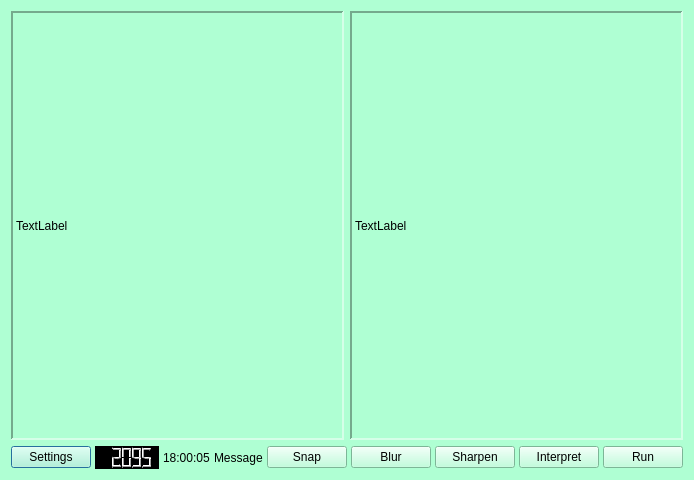
<?xml version="1.0" encoding="UTF-8"?>
<ui version="4.0">
 <class>Dialog</class>
 <widget class="QDialog" name="Dialog">
  <property name="geometry">
   <rect>
    <x>0</x>
    <y>0</y>
    <width>658</width>
    <height>480</height>
   </rect>
  </property>
  <property name="sizePolicy">
   <sizepolicy hsizetype="Preferred" vsizetype="Preferred">
    <horstretch>0</horstretch>
    <verstretch>0</verstretch>
   </sizepolicy>
  </property>
  <property name="windowTitle">
   <string>Kiln Temperature Profiler</string>
  </property>
  <property name="styleSheet">
   <string notr="true">background-color: rgb(175, 255, 211);</string>
  </property>
  <layout class="QVBoxLayout" name="verticalLayout">
   <item>
    <layout class="QHBoxLayout" name="horizontalLayout">
     <item>
      <widget class="QLabel" name="labImage">
       <property name="sizePolicy">
        <sizepolicy hsizetype="Preferred" vsizetype="MinimumExpanding">
         <horstretch>1</horstretch>
         <verstretch>1</verstretch>
        </sizepolicy>
       </property>
       <property name="minimumSize">
        <size>
         <width>320</width>
         <height>200</height>
        </size>
       </property>
       <property name="frameShape">
        <enum>QFrame::Panel</enum>
       </property>
       <property name="frameShadow">
        <enum>QFrame::Sunken</enum>
       </property>
       <property name="lineWidth">
        <number>2</number>
       </property>
       <property name="text">
        <string>TextLabel</string>
       </property>
      </widget>
     </item>
     <item>
      <widget class="QLabel" name="labClippedImage">
       <property name="sizePolicy">
        <sizepolicy hsizetype="Expanding" vsizetype="Expanding">
         <horstretch>1</horstretch>
         <verstretch>1</verstretch>
        </sizepolicy>
       </property>
       <property name="minimumSize">
        <size>
         <width>320</width>
         <height>200</height>
        </size>
       </property>
       <property name="frameShape">
        <enum>QFrame::Panel</enum>
       </property>
       <property name="frameShadow">
        <enum>QFrame::Sunken</enum>
       </property>
       <property name="lineWidth">
        <number>2</number>
       </property>
       <property name="text">
        <string>TextLabel</string>
       </property>
      </widget>
     </item>
    </layout>
   </item>
   <item>
    <layout class="QHBoxLayout" name="horizontalLayout_2">
     <property name="spacing">
      <number>4</number>
     </property>
     <item>
      <widget class="QPushButton" name="btnSettings">
       <property name="text">
        <string>Settings</string>
       </property>
       <property name="icon">
        <iconset theme="Settings"/>
       </property>
      </widget>
     </item>
     <item>
      <widget class="QLCDNumber" name="lcdNumber">
       <property name="styleSheet">
        <string notr="true">background-color: black;

</string>
       </property>
       <property name="frameShape">
        <enum>QFrame::NoFrame</enum>
       </property>
       <property name="frameShadow">
        <enum>QFrame::Plain</enum>
       </property>
       <property name="value" stdset="0">
        <double>2095.000000000000000</double>
       </property>
      </widget>
     </item>
     <item>
      <widget class="QLabel" name="labTime">
       <property name="text">
        <string>18:00:05</string>
       </property>
      </widget>
     </item>
     <item>
      <widget class="QLabel" name="labMsg">
       <property name="sizePolicy">
        <sizepolicy hsizetype="Fixed" vsizetype="Preferred">
         <horstretch>0</horstretch>
         <verstretch>0</verstretch>
        </sizepolicy>
       </property>
       <property name="text">
        <string>Message</string>
       </property>
      </widget>
     </item>
     <item>
      <spacer name="horizontalSpacer">
       <property name="orientation">
        <enum>Qt::Horizontal</enum>
       </property>
       <property name="sizeHint" stdset="0">
        <size>
         <width>40</width>
         <height>20</height>
        </size>
       </property>
      </spacer>
     </item>
     <item>
      <widget class="QPushButton" name="btnSnap">
       <property name="sizePolicy">
        <sizepolicy hsizetype="Minimum" vsizetype="Fixed">
         <horstretch>0</horstretch>
         <verstretch>0</verstretch>
        </sizepolicy>
       </property>
       <property name="text">
        <string>Snap</string>
       </property>
      </widget>
     </item>
     <item>
      <widget class="QPushButton" name="btnBlur">
       <property name="text">
        <string>Blur</string>
       </property>
      </widget>
     </item>
     <item>
      <widget class="QPushButton" name="btnSharpen">
       <property name="text">
        <string>Sharpen</string>
       </property>
      </widget>
     </item>
     <item>
      <widget class="QPushButton" name="btnInterpret">
       <property name="sizePolicy">
        <sizepolicy hsizetype="Minimum" vsizetype="Fixed">
         <horstretch>0</horstretch>
         <verstretch>0</verstretch>
        </sizepolicy>
       </property>
       <property name="text">
        <string>Interpret</string>
       </property>
      </widget>
     </item>
     <item>
      <widget class="QPushButton" name="btnRun">
       <property name="sizePolicy">
        <sizepolicy hsizetype="Minimum" vsizetype="Fixed">
         <horstretch>0</horstretch>
         <verstretch>0</verstretch>
        </sizepolicy>
       </property>
       <property name="text">
        <string>Run</string>
       </property>
      </widget>
     </item>
    </layout>
   </item>
  </layout>
 </widget>
 <resources/>
 <connections/>
</ui>
